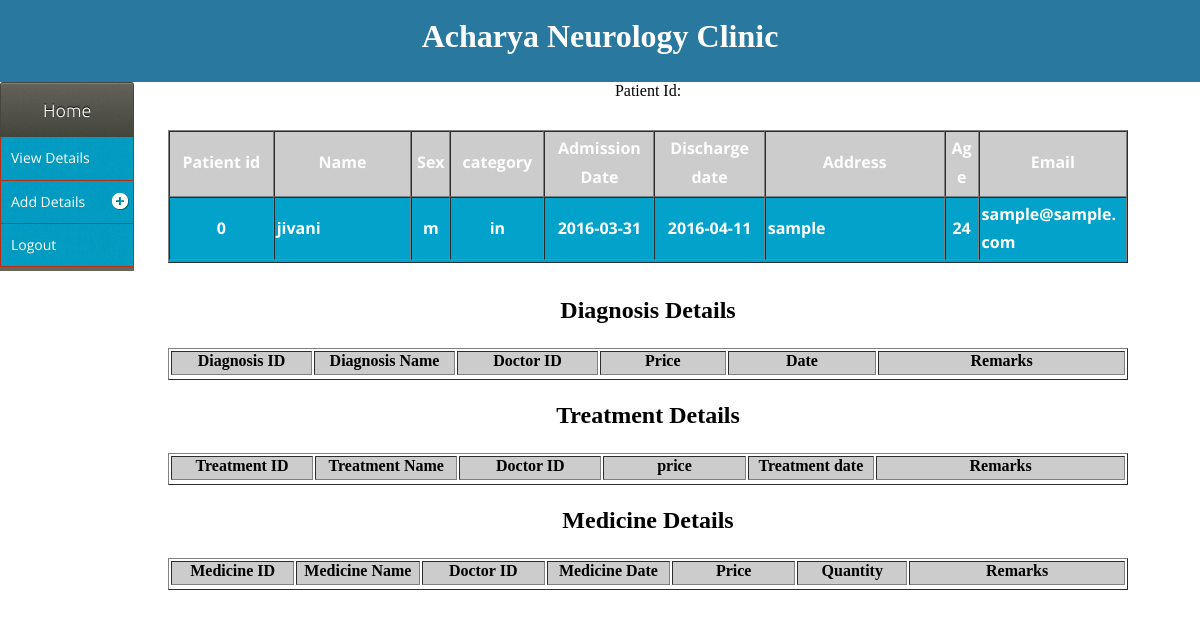
/patient_details.php (signed in), run on the app's committed database.
### tables this page shows
CREATE TABLE IF NOT EXISTS `patient` (
  `patient_id` int(10) NOT NULL,
  `name` varchar(100) DEFAULT NULL,
  `sex` varchar(1) DEFAULT NULL,
  `category` varchar(3) NOT NULL DEFAULT 'out' COMMENT 'in/out',
  `admission_date` date DEFAULT NULL,
  `discharge_date` date DEFAULT NULL,
  `address` varchar(512) DEFAULT NULL,
  `age` int(3) DEFAULT NULL,
  `email` varchar(50) DEFAULT NULL,
  `phone_no` varchar(20) NOT NULL,
  `height` int(5) NOT NULL,
  `weight` int(5) NOT NULL,
  `emp_id` int(10) DEFAULT NULL
);

### patient_details.php (the view, shortened to what this page needs)
<?php
	if($_SESSION["category"] == "d")
		{
			$pid = $_SESSION["patient_idd"];
		}
?>
<!DOCTYPE html PUBLIC "-//W3C//DTD XHTML 1.0 Transitional//EN" "http://www.w3.org/TR/xhtml1/DTD/xhtml1-transitional.dtd">
<html xmlns="http://www.w3.org/1999/xhtml">
<head>
<link rel="stylesheet" type="text/css" href="layout.css">
   <link rel="stylesheet" href="styles.css">
</head>
<body>
<div class="blended_grid">
<div class="pageHeader" style="color:#FFFFFF">
<br>
<center><h1>Acharya Neurology Clinic</h1></center>
</div>
<div class="pageLeftMenu">
<?php
	if($_SESSION["category"] == "d")
		{
			include("sidebar_patient.php");
		}
?>
</div>
<div class="pageContent">
<div align="center">Patient Id: <?php echo $pid;?> </div>
<br /><center>
<div>
<?php
$sql = "SELECT * FROM patient WHERE patient_id = '$pid'";
	$sql_result = mysql_query ($sql) or die ('request "Could not execute SQL query" '.$sql);
		while ($row = mysql_fetch_assoc($sql_result)) {
?>
<form name="registration" method="post" action="">
<table border="1" cellspacing="2" cellpadding="8" class="demo-table">
  <tr>
        <td width="90" height="37" bgcolor="#CCCCCC"><strong><center>Patient id</center></strong></td>
    <td width="120" bgcolor="#CCCCCC"><strong><center>Name</center></strong></td>
    <td width="30" bgcolor="#CCCCCC"><strong><center>Sex</center></strong></td>
    <td width="80" bgcolor="#CCCCCC"><strong><center>category</center></strong></td>
    <td width="95" bgcolor="#CCCCCC"><strong><center>Admission Date</center></strong></td>
    <td width="95" bgcolor="#CCCCCC"><strong><center>Discharge date</center></strong></td>
    <td width="159" bgcolor="#CCCCCC"><strong><center>Address</center></strong></td>
    <td width="25" bgcolor="#CCCCCC"><strong><center>Age</center></strong></td>
    <td width="130" bgcolor="#CCCCCC"><strong><center>Email</center></strong></td>
  </tr>
<tr>
    <td width="90" align="center" height="30px"><?php echo $row["patient_id"]; ?></td>
    <td width="120"><?php echo $row["name"]; ?></td>
    <td width="30" align="center"><?php echo $row["sex"]; ?></td>
    <td width="80" align="center"><?php echo $row["category"]; ?></td>
    <td width="95" align="center"><?php echo $row["admission_date"]; ?></td>
    <td width="95" align="center"><?php echo $row["discharge_date"]; ?></td>
    <td width="159"><?php echo $row["address"]; ?></td>
	<td width="25" align="center"><?php echo $row["age"]; ?></td>
    <td width="130" ><?php echo $row["email"]; ?></td>
  </tr>
  </table>
<?php
		}
		?>
	<p>&nbsp;</p>
</form>
</div>
<div>
<h2><center>Diagnosis Details</center></h2>
	<p>&nbsp;</p>
<table border="1" cellspacing="2" cellpadding="8"  width="100%" >
<tr>
    <td width="90" bgcolor="#CCCCCC"><strong><center>Diagnosis ID</center></strong></td>
    <td width="90" bgcolor="#CCCCCC"><strong><center>Diagnosis Name</center></strong></td>
    <td width="90" bgcolor="#CCCCCC"><strong><center>Doctor ID</center></strong></td>
    <td width="80" bgcolor="#CCCCCC"><strong><center>Price</center></strong></td>
    <td width="95" bgcolor="#CCCCCC"><strong><center>Date</center></strong></td>
    <td width="159" bgcolor="#CCCCCC"><strong><center>Remarks</center></strong></td>
  </tr>
  </table>
</div>
<p>&nbsp;</p>
<div>
<h2><center>Treatment Details</center></h2>
	<p>&nbsp;</p>
<table border="1" cellspacing="2" cellpadding="8"   width="100%">
<tr>
    <td width="90" bgcolor="#CCCCCC"><strong><center>Treatment ID</center></strong></td>
    <td width="90" bgcolor="#CCCCCC"><strong><center>Treatment Name</center></strong></td>
    <td width="90" bgcolor="#CCCCCC"><strong><center>Doctor ID</center></strong></td>
    <td width="90" bgcolor="#CCCCCC"><strong><center>price</center></strong></td>
    <td width="80" bgcolor="#CCCCCC"><strong><center>Treatment date</center></strong></td>
    <td width="159" bgcolor="#CCCCCC"><strong><center>Remarks</center></strong></td>
  </tr>
  </table>
</div>
<p>&nbsp;</p>
<div>
<h2><center>Medicine Details</center></h2>
	<p>&nbsp;</p>
<table border="1" cellspacing="2" cellpadding="8" width="100%" >
<tr>
    <td width="90" bgcolor="#CCCCCC"><strong><center>Medicine ID</center></strong></td>
    <td width="90" bgcolor="#CCCCCC"><strong><center>Medicine Name</center></strong></td>
    <td width="90" bgcolor="#CCCCCC"><strong><center>Doctor ID</center></strong></td>
    <td width="90" bgcolor="#CCCCCC"><strong><center>Medicine Date</center></strong></td>
    <td width="90" bgcolor="#CCCCCC"><strong><center>Price</center></strong></td>
    <td width="80" bgcolor="#CCCCCC"><strong><center>Quantity</center></strong></td>
    <td width="159" bgcolor="#CCCCCC"><strong><center>Remarks</center></strong></td>
  </tr>
  </table>
</div>
</div>
</div>
</body>
</html>

### layout.css (style rules this page uses)
* { padding : 0px 0px 2px 0px; margin : 0; border : 2; }
.blended_grid { display : block; width : 100%; overflow : auto; margin : auto 0 auto; }
.pageHeader { background-color : rgba(0, 95, 141, 0.84); float : left; clear : none; height : 80px; width : 100%; }
.pageLeftMenu { float : left; clear : none; height : 100%; width : 14%; }
.pageContent { clear : none; height : 100%; width : 80%; float:left; }
.demo-table { width: 70%;border-spacing: initial;margin: 0px 0px;word-break: break-word;table-layout: auto;line-height:1.8em;color: #080808 !important; }
.demo-table td { padding: 7px 7px 10px 100px; font-family: 'Open Sans', sans-serif; }

### patient_details.php (style rules this page uses)
.demo-table { background-color:rgba(0,161,203,0.99);width: 100%;border-spacing: initial;margin: 10px 0px;word-break: break-word;table-layout: auto;line-height:1.8em;color: #FDFDFD !important; }
.demo-table td { padding: 2px 2px 2px 2px; font-weight:bold; }

### data on the page
patient: patient_id "0", name "jivani", sex "m", category "in", admission_date "2016-03-31", discharge_date "2016-04-11", address "sample", age "24", email "sample@sample.com"
